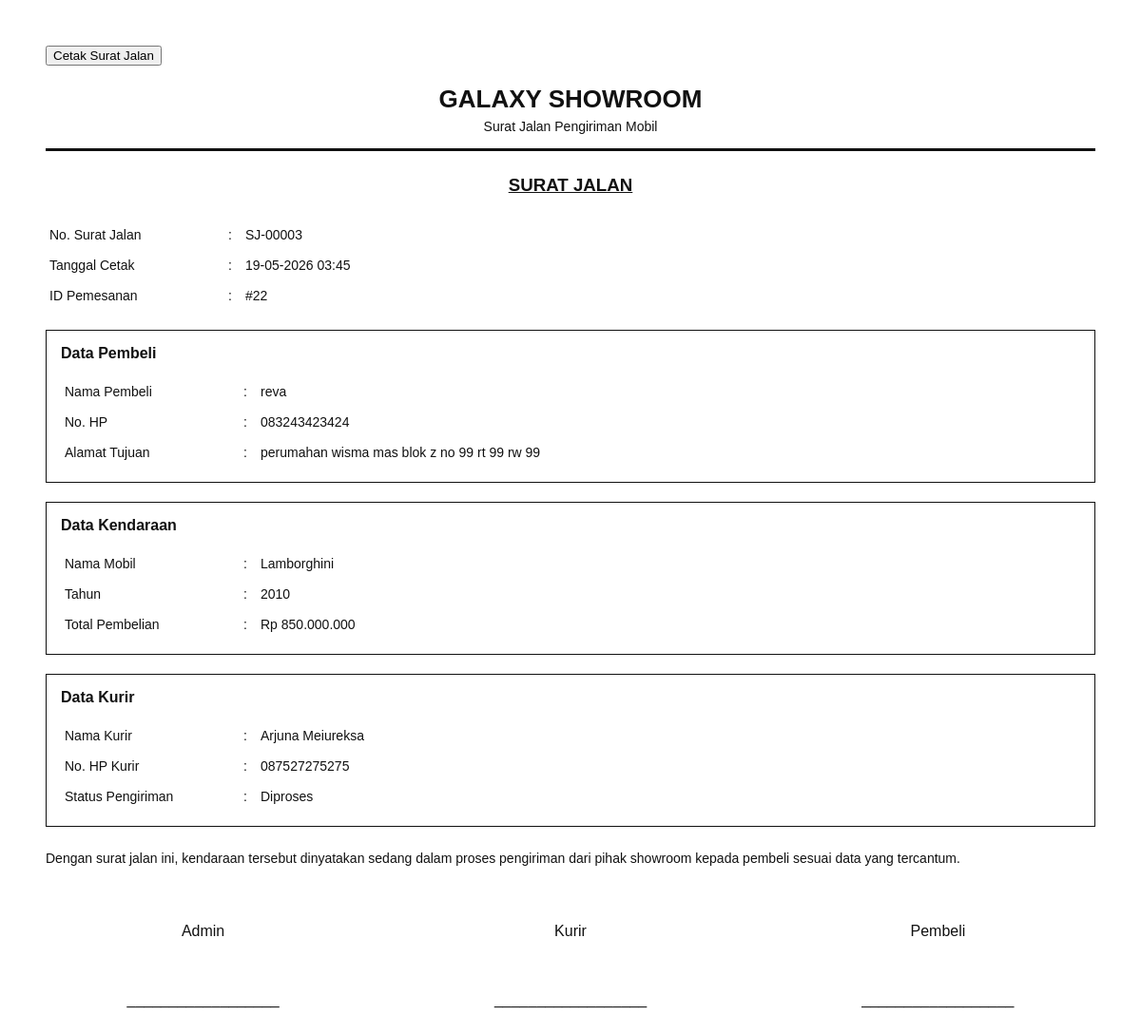
The page /admin/surat_jalan.php?id=3 (signed in) on the database as committed earlier.
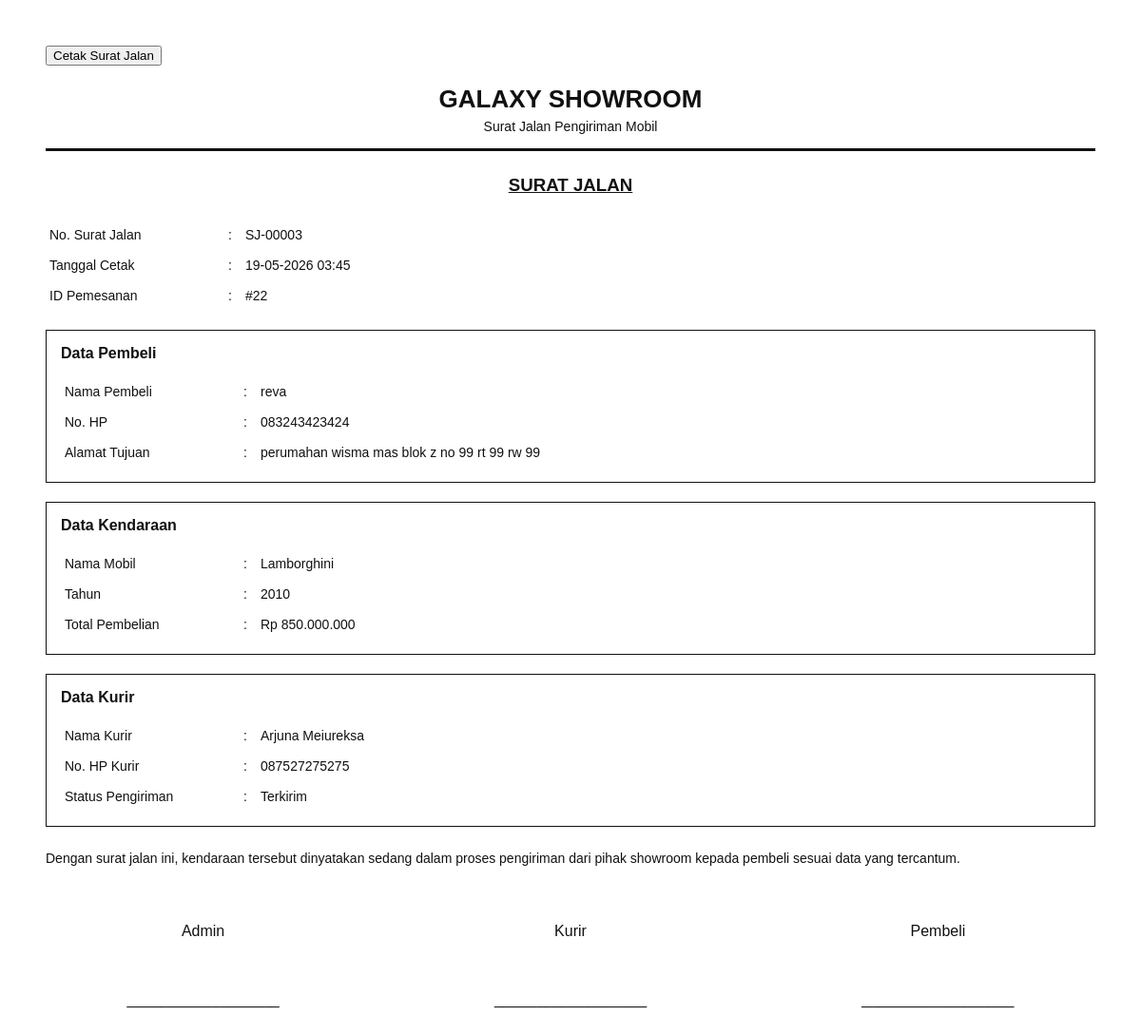
The same page on the database as committed later.
### tables this page shows
CREATE TABLE `pengiriman` (
  `id_pengiriman` int(11) NOT NULL,
  `id_pemesanan` int(11) DEFAULT NULL,
  `id_kurir` int(11) DEFAULT NULL,
  `alamat_kirim` text DEFAULT NULL,
  `status` enum('diproses','dikirim','selesai','terkirim') DEFAULT 'diproses',
  `bukti_pengiriman` varchar(255) DEFAULT NULL,
  `tanggal_terkirim` datetime DEFAULT NULL
);

CREATE TABLE `pemesanan` (
  `id_pemesanan` int(11) NOT NULL,
  `id_pembeli` int(11) DEFAULT NULL,
  `id_mobil` int(11) DEFAULT NULL,
  `tanggal_pesan` datetime DEFAULT NULL,
  `total_harga` decimal(15,2) DEFAULT NULL,
  `status` enum('booking','dp','lunas','batal') DEFAULT NULL
);

CREATE TABLE `pembeli` (
  `id_pembeli` int(11) NOT NULL,
  `id_user` int(11) DEFAULT NULL,
  `nama` varchar(100) DEFAULT NULL,
  `alamat` text DEFAULT NULL,
  `no_hp` varchar(15) DEFAULT NULL,
  `foto` varchar(255) DEFAULT NULL
);

CREATE TABLE `mobil` (
  `id_mobil` int(11) NOT NULL,
  `id_penjual` int(11) DEFAULT NULL,
  `nama_mobil` varchar(100) DEFAULT NULL,
  `harga` decimal(15,2) DEFAULT NULL,
  `stok` int(11) DEFAULT NULL,
  `status` enum('tersedia','dipesan','terjual') DEFAULT NULL,
  `deskripsi` text NOT NULL,
  `tahun` year(4) NOT NULL,
  `foto` varchar(255) NOT NULL
);

CREATE TABLE `kurir` (
  `id_kurir` int(11) NOT NULL,
  `id_user` int(11) DEFAULT NULL,
  `nama` varchar(100) DEFAULT NULL,
  `alamat` text DEFAULT NULL,
  `no_hp` varchar(15) DEFAULT NULL,
  `foto` varchar(255) DEFAULT NULL
);

### admin/surat_jalan.php (the view, shortened to what this page needs)
<?php
include "../config/koneksi.php";
$id = $_GET['id'] ?? null;
$id = mysqli_real_escape_string($koneksi, $id);
$q = mysqli_query($koneksi, "
    SELECT
        pg.*,
        p.id_pemesanan,
        p.tanggal_pesan,
        p.total_harga,
        b.nama AS nama_pembeli,
        b.alamat AS alamat_pembeli,
        b.no_hp AS no_hp_pembeli,
        m.nama_mobil,
        m.tahun,
        k.nama AS nama_kurir,
        k.no_hp AS no_hp_kurir,
        sj.tanggal_cetak
    FROM pengiriman pg
    JOIN pemesanan p ON pg.id_pemesanan = p.id_pemesanan
    JOIN pembeli b ON p.id_pembeli = b.id_pembeli
    JOIN mobil m ON p.id_mobil = m.id_mobil
    LEFT JOIN kurir k ON pg.id_kurir = k.id_kurir
    LEFT JOIN surat_jalan sj ON pg.id_pengiriman = sj.id_pengiriman
    WHERE pg.id_pengiriman='$id'
");
$data = mysqli_fetch_assoc($q);
?>
<!DOCTYPE html>
<html lang="id">
<head>
</head>
<body>
<button onclick="window.print()" class="print-btn">
    Cetak Surat Jalan
</button>
<div class="kop">
    <h2>GALAXY SHOWROOM</h2>
    <p>Surat Jalan Pengiriman Mobil</p>
</div>
<h3 class="title">SURAT JALAN</h3>
<table>
    <tr>
        <td width="180">No. Surat Jalan</td>
        <td width="10">:</td>
        <td>SJ-<?= str_pad($data['id_pengiriman'], 5, '0', STR_PAD_LEFT); ?></td>
    </tr>
    <tr>
        <td>Tanggal Cetak</td>
        <td>:</td>
        <td>
            <?= !empty($data['tanggal_cetak']) ? date('d-m-Y H:i', strtotime($data['tanggal_cetak'])) : date('d-m-Y H:i'); ?>
        </td>
    </tr>
    <tr>
        <td>ID Pemesanan</td>
        <td>:</td>
        <td>#<?= $data['id_pemesanan']; ?></td>
    </tr>
</table>
<div class="box">
    <strong>Data Pembeli</strong>
    <table>
        <tr>
            <td width="180">Nama Pembeli</td>
            <td width="10">:</td>
            <td><?= htmlspecialchars($data['nama_pembeli']); ?></td>
        </tr>
        <tr>
            <td>No. HP</td>
            <td>:</td>
            <td><?= htmlspecialchars($data['no_hp_pembeli']); ?></td>
        </tr>
        <tr>
            <td>Alamat Tujuan</td>
            <td>:</td>
            <td><?= htmlspecialchars($data['alamat_kirim']); ?></td>
        </tr>
    </table>
</div>
<div class="box">
    <strong>Data Kendaraan</strong>
    <table>
        <tr>
            <td width="180">Nama Mobil</td>
            <td width="10">:</td>
            <td><?= htmlspecialchars($data['nama_mobil']); ?></td>
        </tr>
        <tr>
            <td>Tahun</td>
            <td>:</td>
            <td><?= htmlspecialchars($data['tahun']); ?></td>
        </tr>
        <tr>
            <td>Total Pembelian</td>
            <td>:</td>
            <td>Rp <?= number_format($data['total_harga'], 0, ',', '.'); ?></td>
        </tr>
    </table>
</div>
<div class="box">
    <strong>Data Kurir</strong>
    <table>
        <tr>
            <td width="180">Nama Kurir</td>
            <td width="10">:</td>
            <td><?= htmlspecialchars($data['nama_kurir'] ?? '-'); ?></td>
        </tr>
        <tr>
            <td>No. HP Kurir</td>
            <td>:</td>
            <td><?= htmlspecialchars($data['no_hp_kurir'] ?? '-'); ?></td>
        </tr>
        <tr>
            <td>Status Pengiriman</td>
            <td>:</td>
            <td><?= ucfirst($data['status']); ?></td>
        </tr>
    </table>
</div>
<p style="margin-top:25px; font-size:14px;">
    Dengan surat jalan ini, kendaraan tersebut dinyatakan sedang dalam proses pengiriman
    dari pihak showroom kepada pembeli sesuai data yang tercantum.
</p>
<div class="ttd">
    <div>
        Admin
        <br><br><br><br>
        __________________
    </div>
    <div>
        Kurir
        <br><br><br><br>
        __________________
    </div>
    <div>
        Pembeli
        <br><br><br><br>
        __________________
    </div>
</div>
</body>
</html>

### admin/surat_jalan.php (style rules this page uses)
body { font-family: Arial, sans-serif; color:#111; padding:40px; }
.kop { text-align:center; border-bottom:3px solid #111; padding-bottom:15px; margin-bottom:25px; }
.kop h2 { margin:0; font-size:26px; }
.kop p { margin:5px 0 0; font-size:14px; }
.title { text-align:center; margin:25px 0; text-decoration:underline; }
table { width:100%; border-collapse:collapse; margin-top:15px; }
td { padding:8px 4px; vertical-align:top; font-size:14px; }
.box { border:1px solid #111; padding:15px; margin-top:20px; }
.ttd { margin-top:60px; display:flex; justify-content:space-between; text-align:center; }
.ttd div { width:30%; }
.print-btn { margin-bottom:20px; }

Rows that differ between the two databases and show on the page:
changed pengiriman "perumahan wisma mas blok z no 99 rt 99 rw 99": status "Diproses" → "Terkirim"
